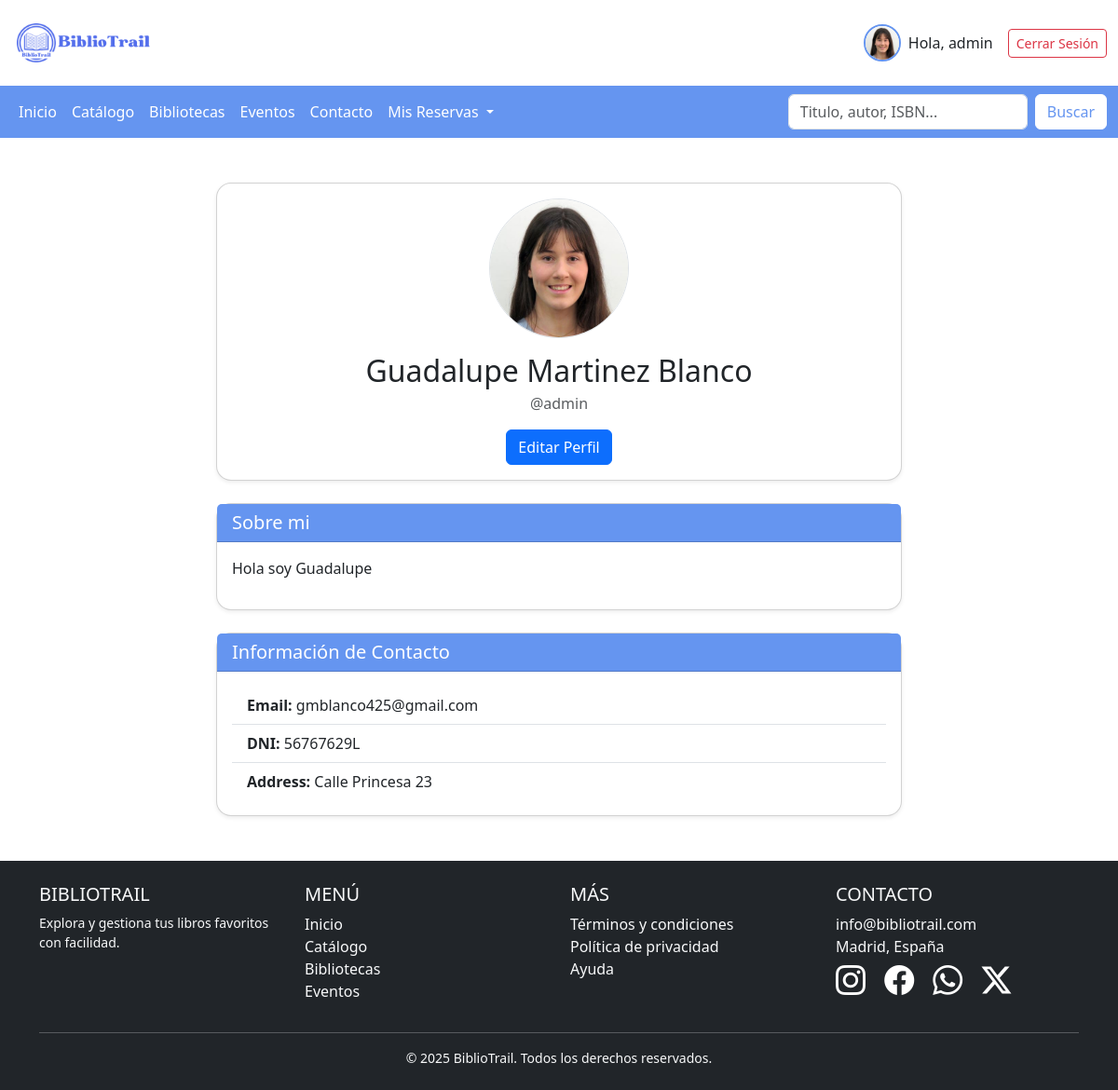
Before: /autenticacion/perfil/ (signed in) with the older database file.
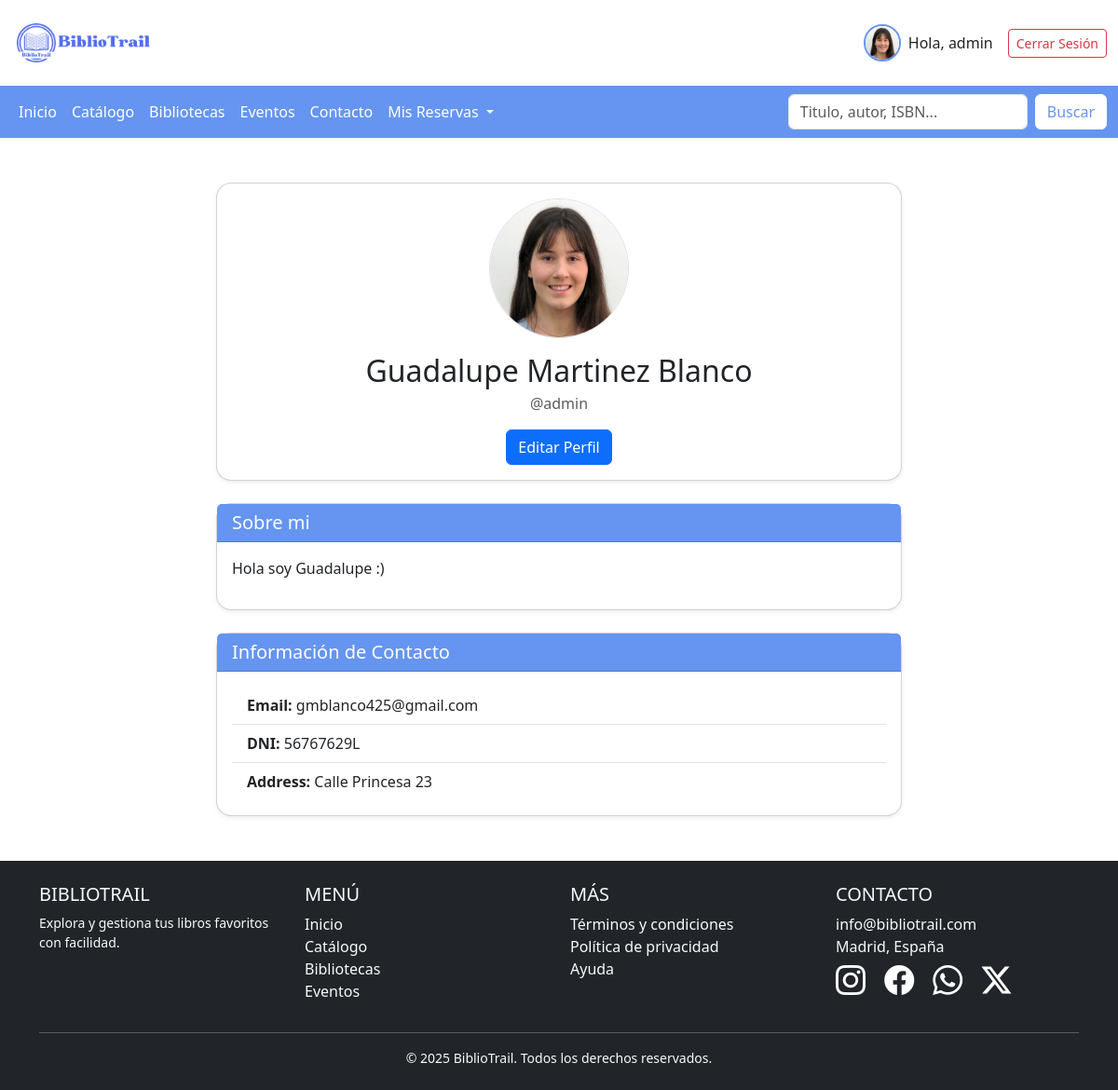
After: the same page with the newer database file.
### autenticacion/models.py (models this page shows, shortened)
class PerfilUsuario(models.Model):
    user = models.OneToOneField(User, on_delete=models.CASCADE, related_name="perfil")
    nombre = models.CharField(max_length=200, blank=True, null=True)
    apellido = models.CharField(max_length=200, blank=True, null=True)
    email = models.EmailField(max_length=500, blank=True, null=True)
    username = models.CharField(max_length=200, blank=True, null=True)
    dni = models.CharField(max_length=9, unique=True, blank=True, null=True, help_text="Ingrese su DNI")
    sexo = models.CharField(max_length=6, choices=[('M', 'Hombre'), ('F', 'Mujer')], blank=True, null=True)
    direccion = models.TextField(max_length=250, blank=True, null=True, help_text="Ingrese la dirección de su domicilio")
    codigo_postal = models.CharField(max_length=5, blank=True, null=True)
    ciudad = models.CharField(max_length=40, blank=True, null=True)
    provincia = models.CharField(max_length=40, blank=True, null=True)
    avatar = models.ImageField(null=True,blank=True , default="avatar.svg")
    bio = models.TextField(null=True)
    created = models.DateTimeField(auto_now_add=True)
    class Meta:
        ordering = ['created']
        verbose_name = "Perfil de usuario"
        verbose_name_plural = "Perfiles de usuarios"

### autenticacion/views.py (the view)
# urls.py: path('perfil/', perfil,name="perfil"),
def perfil(request):
    try:
        perfil = request.user.perfil
    except PerfilUsuario.DoesNotExist:
        perfil = None
    contexto = {'perfil': perfil}
    return render(request, "perfil/perfil.html", contexto)

### autenticacion/templates/perfil/perfil.html
{% extends "BibliotrailApp/base.html" %}
{% load static %}
{% block content %}
<main class="container my-5">
    <div class="row justify-content-center">
        <div class="col-md-10 col-lg-8">
            <div class="card shadow-sm  rounded-4">
                <div class="card-body text-center">
                    <div class="position-relative d-inline-block mb-3">
                        <img src="{{ perfil.avatar.url }}" alt="User Avatar"
                             class="rounded-circle border" style="width: 150px; height: 150px; object-fit: cover; border: 4px solid #6595f0;">
                    </div>
                    <h2 class="mb-1">{{ perfil.nombre}} {{ perfil.apellido }}</h2>
                    <p class="text-muted">@{{ perfil.username }}</p>
                    <a href="{% url 'editar_perfil' %}" class="btn btn-primary">Editar Perfil</a>
                </div>
            </div>
            <div class="card mt-4 shadow-sm rounded-4">
                <div class="card-header text-white" style="background-color: #6595f0;">
                    <h5 class="mb-0">Sobre mi</h5>
                </div>
                <div class="card-body">
                    <p>{{ perfil.bio|default:"No bio available." }}</p>
                </div>
            </div>
            <div class="card mt-4 shadow-sm rounded-4">
                <div class="card-header text-white" style="background-color: #6595f0;">
                    <h5 class="mb-0">Información de Contacto</h5>
                </div>
                <div class="card-body">
                    <ul class="list-group list-group-flush">
                        <li class="list-group-item"><strong>Email:</strong> {{ perfil.user.email }}</li>
                        <li class="list-group-item"><strong>DNI:</strong> {{ perfil.dni |default:"Not provided" }}</li>
                        <li class="list-group-item"><strong>Address:</strong> {{ perfil.direccion|default:"Not provided" }}</li>
                    </ul>
                </div>
            </div>
        </div>
    </div>
</main>
{% endblock %}

Changed rows visible on the page:
changed PerfilUsuario "Guadalupe": bio "Hola soy Guadalupe" → "Hola soy Guadalupe :)"
